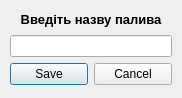
<?xml version="1.0" encoding="UTF-8"?>
<ui version="4.0">
 <class>DialogTpP</class>
 <widget class="QDialog" name="DialogTpP">
  <property name="geometry">
   <rect>
    <x>0</x>
    <y>0</y>
    <width>182</width>
    <height>98</height>
   </rect>
  </property>
  <property name="windowTitle">
   <string>Назва палива</string>
  </property>
  <widget class="QWidget" name="">
   <property name="geometry">
    <rect>
     <x>10</x>
     <y>10</y>
     <width>162</width>
     <height>75</height>
    </rect>
   </property>
   <layout class="QVBoxLayout" name="verticalLayout">
    <item>
     <widget class="QLabel" name="label">
      <property name="font">
       <font>
        <pointsize>10</pointsize>
        <weight>75</weight>
        <bold>true</bold>
       </font>
      </property>
      <property name="midLineWidth">
       <number>0</number>
      </property>
      <property name="text">
       <string>Введіть назву палива</string>
      </property>
      <property name="alignment">
       <set>Qt::AlignCenter</set>
      </property>
     </widget>
    </item>
    <item>
     <widget class="QLineEdit" name="lineEdit"/>
    </item>
    <item>
     <widget class="QDialogButtonBox" name="buttonBox">
      <property name="orientation">
       <enum>Qt::Horizontal</enum>
      </property>
      <property name="standardButtons">
       <set>QDialogButtonBox::Cancel|QDialogButtonBox::Save</set>
      </property>
     </widget>
    </item>
   </layout>
  </widget>
 </widget>
 <resources/>
 <connections>
  <connection>
   <sender>buttonBox</sender>
   <signal>accepted()</signal>
   <receiver>DialogTpP</receiver>
   <slot>accept()</slot>
   <hints>
    <hint type="sourcelabel">
     <x>248</x>
     <y>254</y>
    </hint>
    <hint type="destinationlabel">
     <x>157</x>
     <y>274</y>
    </hint>
   </hints>
  </connection>
  <connection>
   <sender>buttonBox</sender>
   <signal>rejected()</signal>
   <receiver>DialogTpP</receiver>
   <slot>reject()</slot>
   <hints>
    <hint type="sourcelabel">
     <x>316</x>
     <y>260</y>
    </hint>
    <hint type="destinationlabel">
     <x>286</x>
     <y>274</y>
    </hint>
   </hints>
  </connection>
 </connections>
</ui>
